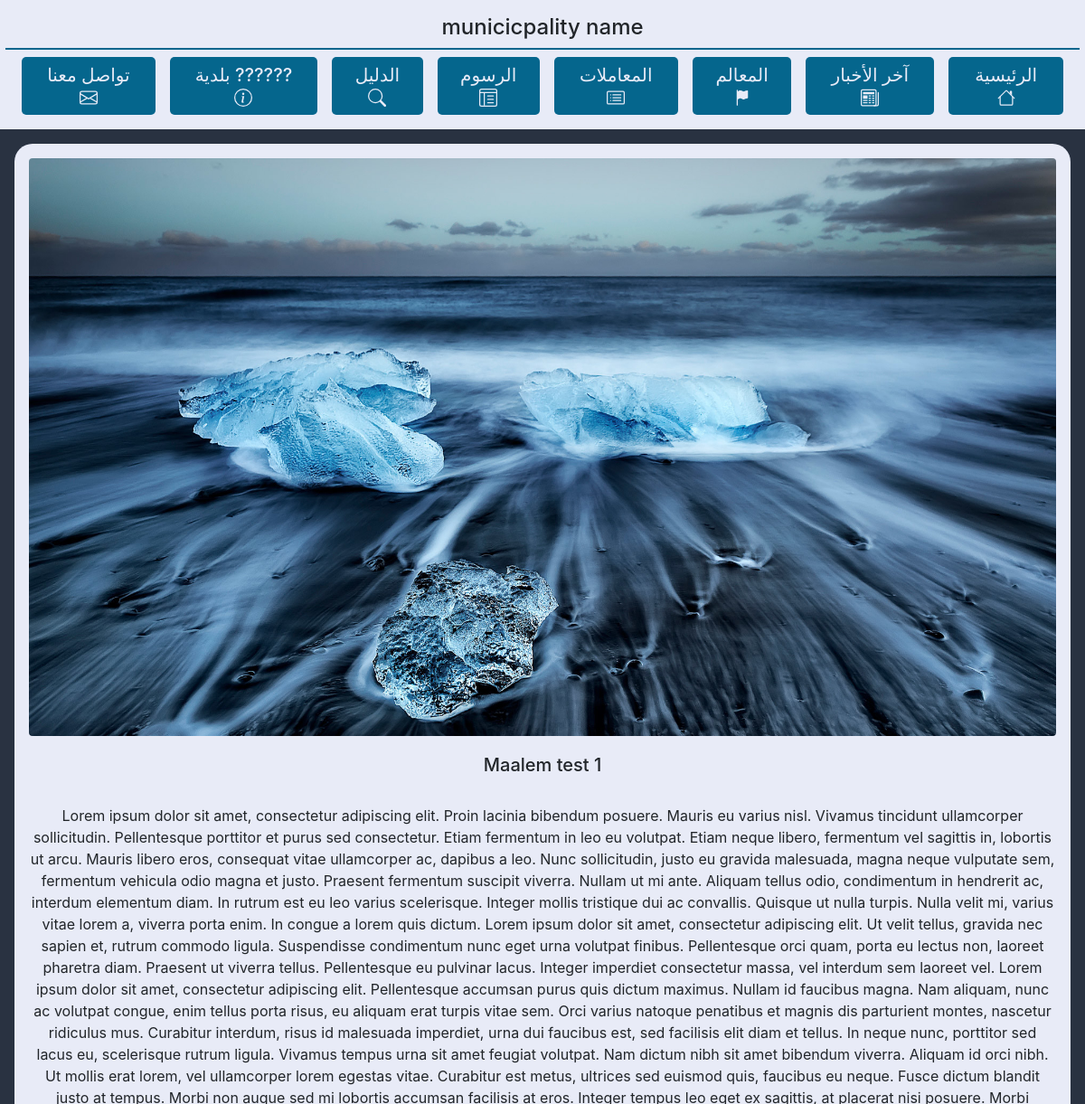
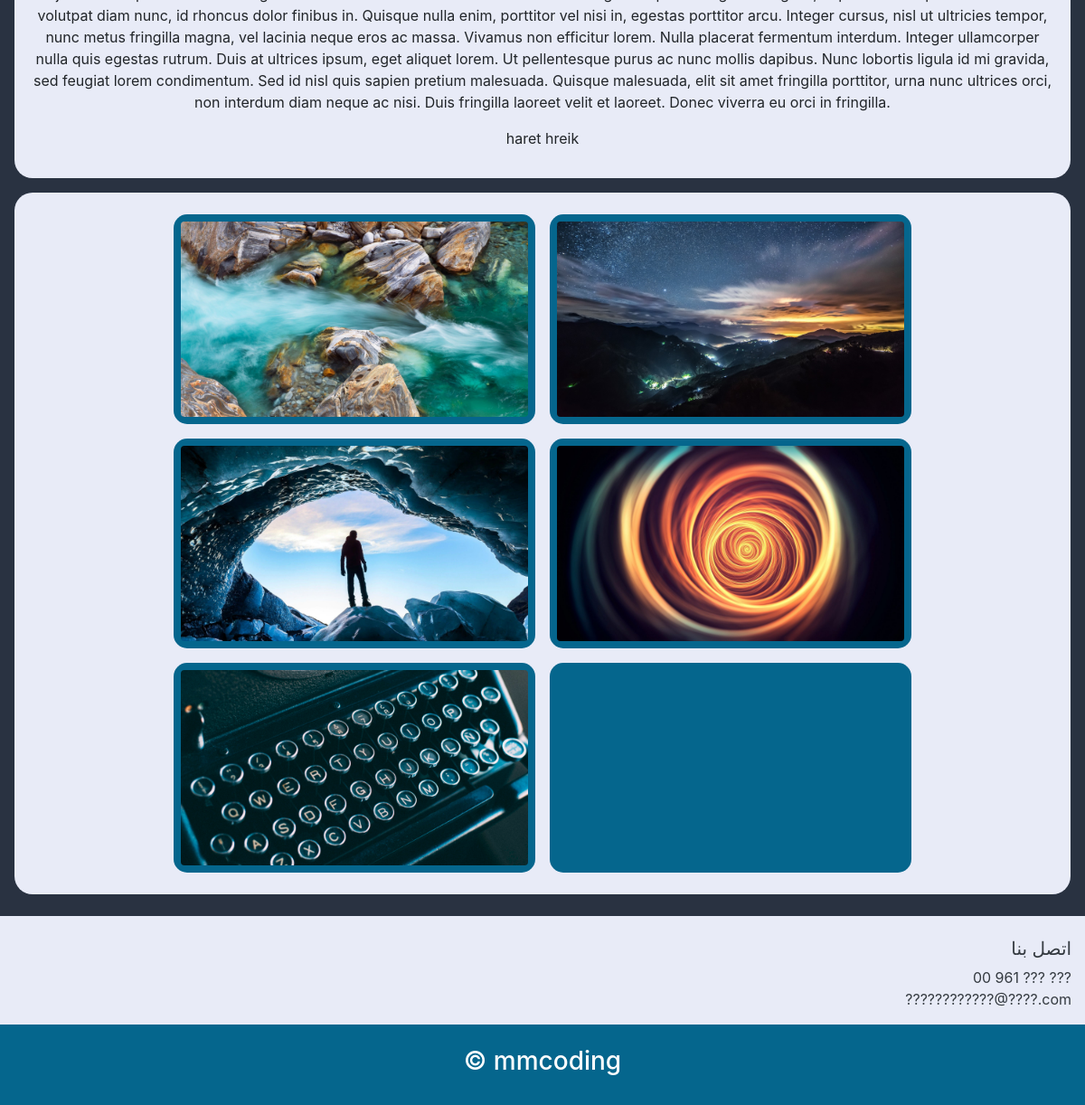
The app's page /maalem/2/ with its own data (2 pictures, top to bottom).
### website/models.py (models this page shows, shortened)
class Maalem(models.Model):
    maalem_title =                  models.CharField(max_length=50)
    maalem_descriptions =           models.TextField()
    maalem_principal_image =        models.ImageField(upload_to='Maalem/Principal/')
    maalem_loaction =               models.CharField(max_length=128, default='haret hreik')
    maalem_date =                 models.DateTimeField(default=datetime.now, blank=True, null=True)
    madetby=models.ForeignKey(User,blank=True,null=True,on_delete=models.CASCADE,related_name='maalem')

class MaalemImage(models.Model):
    maalem_image_maalem =           models.ForeignKey(Maalem,  on_delete=models.CASCADE,related_name='image',blank=True, null=True)
    maalem_image_image =            models.ImageField(upload_to='Maalem/Second/')

### website/views.py (the view)
# urls.py: path('maalem/<int:id>/', Maalem_detail_view, name='maalemdetail'),#maalem_detail_view
def Maalem_detail_view(request,id):
    try:
        maalem=Maalem.objects.get(id=id)
    except :
        messages.warning(request,'حدث خطأ')
    context = {
        'Maalem': maalem,
        'MaalemImage': MaalemImage.objects.all()
    }
    return render(request, 'maalem/Maalem_detail_view.html', context)

### templates/Maalem/Maalem_detail_view.html
{% extends 'base.html' %}
{% load static %}
{% block content %}
<div class="m-3 p-3 bac2 " style="border-radius: 20px;">
    <img src="{{ Maalem.maalem_principal_image.url }}" class="rounded" width="100%" style="border-radius: 10px;" alt="...">
    <div class="card-body">
        <h5 class="card-title d-flex justify-content-center">{{ Maalem.maalem_title }}</h5>
    </div>
    <p class="text-center d-flex justify-content-center">{{ Maalem.maalem_descriptions|safe }}</p>
    <p class="text-center d-flex justify-content-center">{{ Maalem.maalem_loaction|safe }}</p>
</div>
    <div class="  m-3 p-3 bac2 d-flex justify-content-center flex-wrap" style="border-radius: 20px;">
        {% for data in MaalemImage %}
            {% if data.maalem_image_maalem == Maalem %}
            <div class="my-2 mx-2 p-2 bac1" style="border-radius: 15px; width: 400px;">
                <img src="{{ data.maalem_image_image.url }}" class="rounded" width="100%" alt="">
            </div>
            {% endif %}
        {% endfor %}
    </div>
    {% endblock %}

### templates/base.html (style rules this page uses)
html { scroll-behavior: smooth; }
.bac1 { background: #05668D; }
.bac2 { background: #E8EBF7; }

### records on screen
Maalem: maalem_principal_image (picture), maalem_title "Maalem test 1", maalem_descriptions "Lorem ipsum dolor sit amet, consectetur adipiscing elit. Proin lacinia bibendum posuere. Mauris eu varius nisl. Vivamus tincidunt ullamcorper sollicitudin. Pellentesque porttitor et purus sed consectetur. Etiam fermentum in leo eu volutpat. Etiam neque libero, fermentum vel sagittis in, lobortis ut arcu. Mauris libero eros, consequat vitae ullamcorper ac, dapibus a leo. Nunc sollicitudin, justo eu gravida malesuada, magna neque vulputate sem, fermentum vehicula odio magna et justo. Praesent fermentum suscipit viverra. Nullam ut mi ante. Aliquam tellus odio, condimentum in hendrerit ac, interdum elementum diam. In rutrum est eu leo varius scelerisque. Integer mollis tristique dui ac…", maalem_loaction "haret hreik"
MaalemImage: maalem_image_image (picture)
MaalemImage: maalem_image_image (picture)
MaalemImage: maalem_image_image (picture)
MaalemImage: maalem_image_image (picture)
MaalemImage: maalem_image_image (picture)
